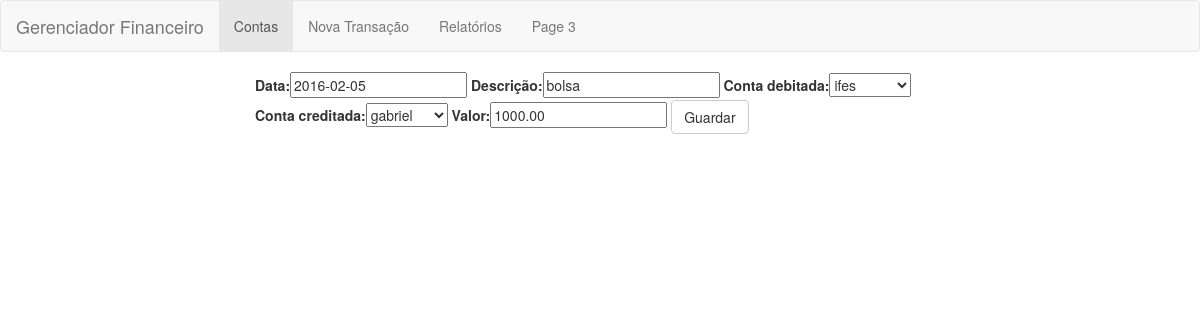
The page /financial/update/112/ on the database its author committed.
### financial/models.py (models this page shows, shortened)
class Transaction(models.Model):
    date = models.DateField("data", blank=False)
    description = models.CharField("descrição", max_length=200, blank=False)
    acc_from = models.ForeignKey(
        Account, on_delete=models.PROTECT, verbose_name="conta debitada", related_name='taken', blank=False)
    acc_to = models.ForeignKey(
        Account, on_delete=models.PROTECT, verbose_name="conta creditada", related_name='added', blank=False)
    value = models.DecimalField("valor", max_digits=15, decimal_places=2,  validators=[
                                validators.MinValueValidator(0.0)], blank=False)

### financial/views.py (the view, shortened to what this page needs)
# urls.py: url(r'^update/(?P<pk>[0-9]+)/$', views.TransactionUpdateView.as_view(), name='update_transaction'),
class TransactionUpdateView(generic.UpdateView):
    model = Transaction
    template_name = 'financial/update_transaction.html'
    fields = ['date', 'description', 'acc_from', 'acc_to', 'value']
    def get_object(self, queryset=None):
        obj = Transaction.objects.get(id=self.kwargs['pk'])
        return obj

### financial/models.py (called while the page is built)
    def __str__(self):
        return self.name

### financial/templates/financial/update_transaction.html
{% extends 'base_financial.html' %}
{% block content %}
<form method="POST" class="post">{% csrf_token %}
    <ul>
        {{ form }}
        <button type="submit" class="save btn btn-default">Guardar</button>
    </ul>
</form>
{% endblock %}

### rows shown on the page
Transaction: date "2016-02-05", description "bolsa", acc_from "ifes", acc_to "gabriel", value "1000.00"
